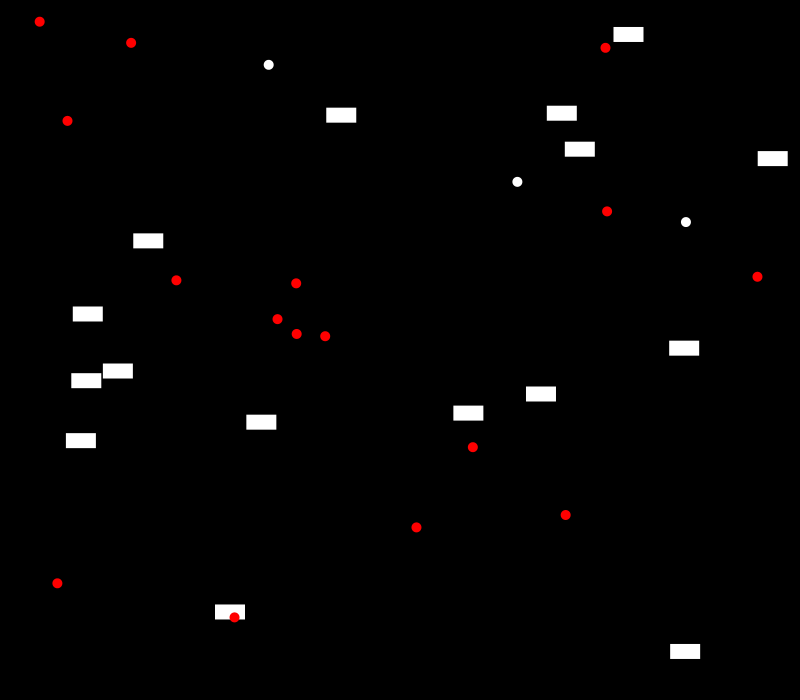
Frame 1 (no input)
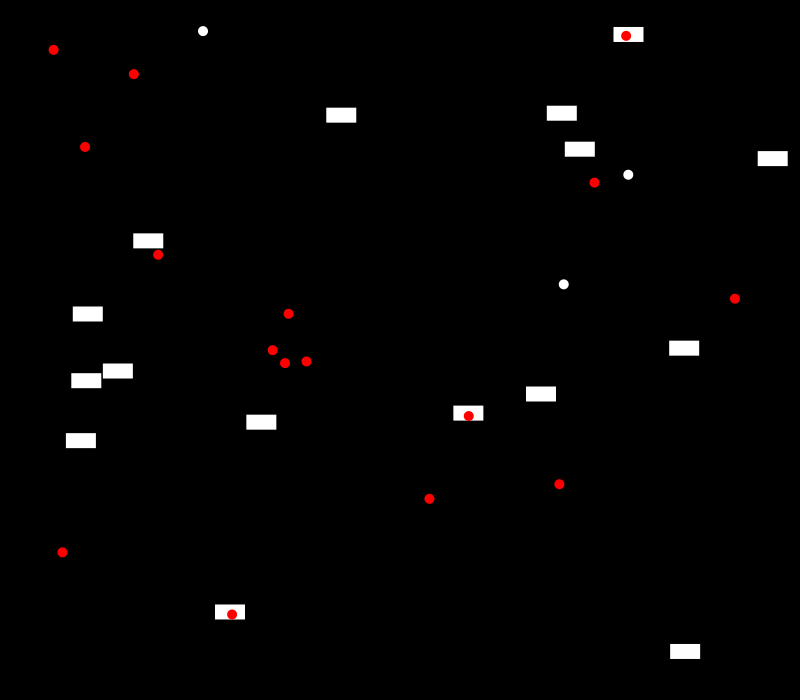
Frame 60 (the mouse pressed at the canvas centre just before this capture)
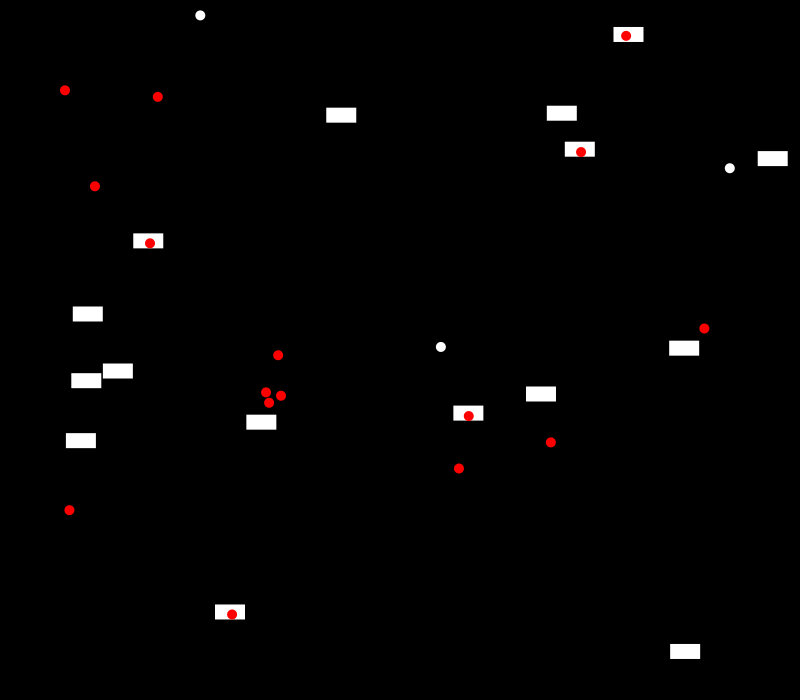
Frame 120 (the mouse held since frame 60 and released just before this capture)

The Processing sketch that drew these frames (run headless with seeded random() and noise(); from frame 60 on, the mouse is pressed at the canvas centre):

// Processing sketch: benjamins
// ── benjamins.pde
BoyDomain boys;
TrashDomain trash;
BenchDomain benches;
int numBoys=3;
int numOldBoys=16;
int numBenches=numOldBoys;
void setup() {
  size(800,700);
  boys = new BoyDomain();
  trash = new TrashDomain();
  benches = new BenchDomain();
  frameRate(25);
  for(int i = 0; i < numBoys; i++)
    boys.add(new YoungBoy(new PVector(random(width),random(height))));
  for(int i = 0; i < numOldBoys; i++)
    boys.add(new OldBoy(new PVector(random(width),random(height))));
  for(int i = 0; i < numBenches; i++)
    benches.add(new Bench(new PVector(random(width),random(height))));
  smooth();
  noStroke();
}
 
void draw() {
  background(0);
  float dTime = 1.0f/frameRate;
  //println(dTime);
  trash.update(dTime);
  boys.update(dTime);
  benches.update(dTime);
  benches.draw();
  trash.draw();
  boys.draw();
}
 
void keyPressed() {
  if(key == 'r') {
    benches.bench.clear();
    trash.trash.clear();
    boys.boys.clear();
  }
}
 
void mouseClicked() {
  if(mouseButton==LEFT)
    boys.add(new YoungBoy(new PVector(mouseX,mouseY)));
  else if(mouseButton==RIGHT) {
    boys.add(new OldBoy(new PVector(mouseX,mouseY)));
    benches.add(new Bench(new PVector(random(width),random(height))));
  }
  else {
    trash.add(new Trash(new PVector(mouseX,mouseY)));
  }
}
class Bench extends Vehicle {
  Boy sittingBoy;
  Bench(PVector position) {
    super(position);
  }
 
  void draw() {
    rectMode(CENTER);
    rect(position.x,position.y,30,15);
  }
  void update(float dTime) {
    if(sittingBoy != null && sittingBoy.position.dist(position) > 10)
      sittingBoy = null;
  }
}
 
class BenchDomain {
  ArrayList bench;
 
  BenchDomain() {
    bench = new ArrayList();
  }
 
  void add(Bench newBench) {
    bench.add(newBench);
  }
 
  void draw() {
    for(int i = 0; i < bench.size();i++)
      get(i).draw();
  }
 
  void update(float dTime) {
    for(int i = 0; i < bench.size();i++)
      get(i).update(dTime);
  }
 
  Bench get(int i) {
    return ((Bench)bench.get(i));
  }
 
  Bench getNextEmpty(PVector point) {
    if(bench.size()==0)
      return null;
    Bench nextBench =null;
    for(int i = 0; i < bench.size();i++) {
      Bench thisBench = get(i);
      if(nextBench == null && thisBench.sittingBoy == null) {
        nextBench = thisBench;
      }
      else if(nextBench != null && point.dist(thisBench.position) < point.dist(nextBench.position) && thisBench.sittingBoy == null) {
        nextBench = thisBench;
      }
    }
    return nextBench;
  }
}
 
abstract class Boy extends Vehicle {
  Boy(PVector position) {
    super(position);
  }
  void update(float dTime) {
    super.update(dTime);
  }
 
  void draw() {
    pushStyle();
    ellipseMode(CENTER);
    ellipse(position.x,position.y,10,10);
    popStyle();
    //line(position.x, position.y, position.x + velocity.x*10, position.y + velocity.y*10);
  }
}
 
class BoyDomain {
  ArrayList boys;
 
  BoyDomain() {
    boys = new ArrayList();
  }
 
  void add(Boy newBoy) {
    boys.add(newBoy);
  }
 
  void draw() {
    for(int i = 0; i < boys.size();i++)
      get(i).draw();
  }
 
  void update(float dTime) {
    for(int i = 0; i < boys.size();i++)
      get(i).update(dTime);
  }
 
  Boy get(int i) {
    return ((Boy)boys.get(i));
  }
}
 
 
class OldBoy extends Boy {
  Bench myBench;
  OldBoy(PVector position) {
    super(position);
    target = new PVector(random(width), random(height));
  }
  void update(float dTime) {
    Trash newTarget = trash.getNext(position, 200);
    if(newTarget != null) {
      target = newTarget.position;
      if(position.dist(target)<5)
        trash.remove(newTarget);
      myBench = null;
    }
    else if(myBench == null) {
      Bench targetBench = benches.getNextEmpty(position);
      if(targetBench != null) {
        target = targetBench.position;
        if(position.dist(target)<4) {
          myBench = targetBench;
          targetBench.sittingBoy = this;
        }
      }
    }
    else {
      return;
    }
 
 
    PVector accelerationDirection = target.get();
    accelerationDirection.sub(position);
    accelerationDirection.normalize();
    acceleration.set(accelerationDirection);
    acceleration.mult(2.0);
    acceleration.mult(dTime);
    velocity.add(acceleration);
    velocity.mult(slow);
    position.add(velocity);
  }
 
  void draw() {
    pushStyle();
    fill(255,0,0);
    super.draw();
    popStyle();
  }
}
 
class Trash extends Vehicle {
  Trash(PVector position) {
    super(position);
  }
  void draw() {
    rectMode(CENTER);
    rect(position.x,position.y,10,10);
  }
  void update(float dTime) {
  }
}
 
class TrashDomain {
  ArrayList trash;
 
  TrashDomain() {
    trash = new ArrayList();
  }
 
  void add(Trash newTrash) {
    trash.add(newTrash);
  }
 
  void draw() {
    for(int i = 0; i < trash.size();i++)
      get(i).draw();
  }
 
  void update(float dTime) {
    for(int i = 0; i < trash.size();i++)
      get(i).update(dTime);
  }
 
  Trash get(int i) {
    return ((Trash)trash.get(i));
  }
 
  Trash getNext(PVector point, float dist) {
    if(trash.size()==0)
      return null;
    Trash nextTrash =null;
    for(int i = 0; i < trash.size() ;i++) {
      if(nextTrash == null && point.dist(get(i).position) < dist) {
        nextTrash = get(i);
      }
      else if(nextTrash != null &&point.dist(get(i).position) < point.dist(nextTrash.position))
        nextTrash = get(i);
    }
    return nextTrash;
  }
 
  void remove(Trash removeTrash) {
    for(int i = 0; i < trash.size();i++) {
      if(get(i) == removeTrash) {
        trash.remove(i);
        return;
      }
    }
  }
}
 
class Vehicle {
  PVector position, velocity, acceleration, target;
  float slow = 0.9;
  Vehicle() {
    this(new PVector());
  }
 
  Vehicle(PVector position) {
    this(position, new PVector());
  }
  Vehicle(PVector position, PVector velocity) {
    this(position, velocity, new PVector());
  }
  Vehicle(PVector position, PVector velocity, PVector acceleration) {
    this.position = position;
    this.velocity = velocity;
    this.acceleration = acceleration;
    target = new PVector();
    println(this.toString());
  }
 
  void update(float dTime) {
    PVector accelerationDirection = target.get();
    accelerationDirection.sub(position);
    //accelerationDirection.mult(-1);
    accelerationDirection.normalize();
    acceleration.set(accelerationDirection);
    acceleration.mult(sqrt(position.dist(target)));
    acceleration.mult(0.5);
    acceleration.mult(dTime);
    velocity.add(acceleration);
    velocity.mult(slow);
    //velocity.mult(dTime);
    position.add(velocity);
    // position.mult(dTime);
  }
 
  String toString() {
    return this.getClass().getName() + " at : x: " + position.x + " y: " + position.y + " Velocity: x: " + velocity.x + "y: " + velocity.y + " Target: x: " + target.x + "y: " + target.y;
  }
}
class YoungBoy extends Boy {
  YoungBoy(PVector position) {
    super(position);
    target = new PVector(random(width),random(height));
  }
  void update(float dTime) {
 
    if(random(1024) > 1022 || position.dist(target)<5) {
      target = new PVector(random(width), random(height));
      println(this.toString());
    }
    if(random(1024) > 1023) {
      Trash newTrash = new Trash(position.get());
      trash.add(newTrash);
    }
    super.update(dTime);
  }
}
 
